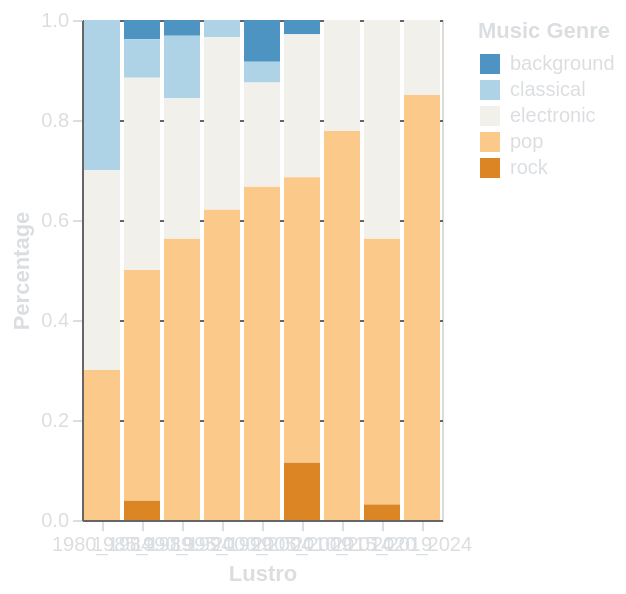

Vega-Lite specification for this chart:
### Vega-Lite specification from a JSON file in a GitHub repository (floating-point values rounded to 4 significant figures)
{"$schema": "https://vega.github.io/schema/vega-lite/v5.15.1.json", "config": {"axis": {"domainColor": "#666666", "gridColor": "#666666", "labelColor": "#DBDEE1", "tickColor": "#DBDEE1", "titleColor": "#DBDEE1"}, "background": "transparent", "legend": {"labelColor": "#DBDEE1", "titleColor": "#DBDEE1"}, "title": {"color": "#DBDEE1", "fontSize": 16}}, "data": {"name": "data-5924eb4b0b707d61efa70bc167442737"}, "datasets": {"data-5924eb4b0b707d61efa70bc167442737": [{"genre": "background", "lustrum": "1980_1984", "percentage": null}, {"genre": "background", "lustrum": "1985_1989", "percentage": 0.03846}, {"genre": "background", "lustrum": "1990_1994", "percentage": 0.03125}, {"genre": "background", "lustrum": "1995_1999", "percentage": null}, {"genre": "background", "lustrum": "2000_2004", "percentage": 0.08333}, {"genre": "background", "lustrum": "2005_2009", "percentage": 0.02857}, {"genre": "background", "lustrum": "2010_2014", "percentage": null}, {"genre": "background", "lustrum": "2015_2019", "percentage": null}, {"genre": "background", "lustrum": "2020_2024", "percentage": null}, {"genre": "classical", "lustrum": "1980_1984", "percentage": 0.3}, {"genre": "classical", "lustrum": "1985_1989", "percentage": 0.07692}, {"genre": "classical", "lustrum": "1990_1994", "percentage": 0.125}, {"genre": "classical", "lustrum": "1995_1999", "percentage": 0.03448}, {"genre": "classical", "lustrum": "2000_2004", "percentage": 0.04167}, {"genre": "classical", "lustrum": "2005_2009", "percentage": null}, {"genre": "classical", "lustrum": "2010_2014", "percentage": null}, {"genre": "classical", "lustrum": "2015_2019", "percentage": null}, {"genre": "classical", "lustrum": "2020_2024", "percentage": null}, {"genre": "electronic", "lustrum": "1980_1984", "percentage": 0.4}, {"genre": "electronic", "lustrum": "1985_1989", "percentage": 0.3846}, {"genre": "electronic", "lustrum": "1990_1994", "percentage": 0.2812}, {"genre": "electronic", "lustrum": "1995_1999", "percentage": 0.3448}, {"genre": "electronic", "lustrum": "2000_2004", "percentage": 0.2083}, {"genre": "electronic", "lustrum": "2005_2009", "percentage": 0.2857}, {"genre": "electronic", "lustrum": "2010_2014", "percentage": 0.2222}, {"genre": "electronic", "lustrum": "2015_2019", "percentage": 0.4375}, {"genre": "electronic", "lustrum": "2020_2024", "percentage": 0.15}, {"genre": "pop", "lustrum": "1980_1984", "percentage": 0.3}, {"genre": "pop", "lustrum": "1985_1989", "percentage": 0.4615}, {"genre": "pop", "lustrum": "1990_1994", "percentage": 0.5625}, {"genre": "pop", "lustrum": "1995_1999", "percentage": 0.6207}, {"genre": "pop", "lustrum": "2000_2004", "percentage": 0.6667}, {"genre": "pop", "lustrum": "2005_2009", "percentage": 0.5714}, {"genre": "pop", "lustrum": "2010_2014", "percentage": 0.7778}, {"genre": "pop", "lustrum": "2015_2019", "percentage": 0.5312}, {"genre": "pop", "lustrum": "2020_2024", "percentage": 0.85}, {"genre": "rock", "lustrum": "1980_1984", "percentage": null}, {"genre": "rock", "lustrum": "1985_1989", "percentage": 0.03846}, {"genre": "rock", "lustrum": "1990_1994", "percentage": null}, {"genre": "rock", "lustrum": "1995_1999", "percentage": null}, {"genre": "rock", "lustrum": "2000_2004", "percentage": null}, {"genre": "rock", "lustrum": "2005_2009", "percentage": 0.1143}, {"genre": "rock", "lustrum": "2010_2014", "percentage": null}, {"genre": "rock", "lustrum": "2015_2019", "percentage": 0.03125}, {"genre": "rock", "lustrum": "2020_2024", "percentage": null}]}, "encoding": {"color": {"field": "genre", "legend": {"title": "Music Genre"}, "scale": {"scheme": "blueorange", "type": "quantize"}, "type": "nominal"}, "tooltip": [{"field": "lustrum", "title": "Lustro", "type": "nominal"}, {"field": "genre", "title": "Genere Musicale", "type": "nominal"}, {"field": "percentage", "format": ".2f", "title": "Percentuale", "type": "quantitative"}], "x": {"axis": {"labelAngle": 0, "title": "Lustro"}, "field": "lustrum", "type": "nominal"}, "y": {"field": "percentage", "scale": {"domain": [0, 1]}, "title": "Percentage", "type": "quantitative"}}, "height": 250, "mark": {"type": "bar"}, "width": "container"}
